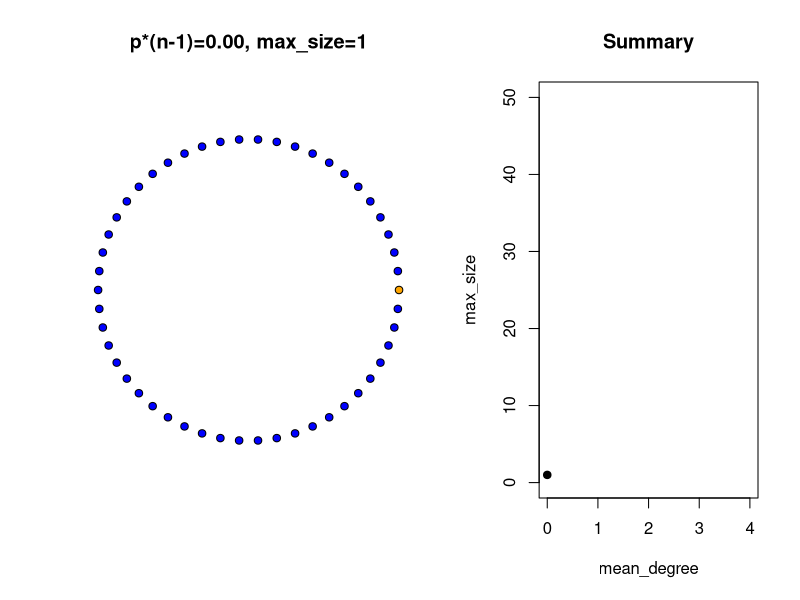
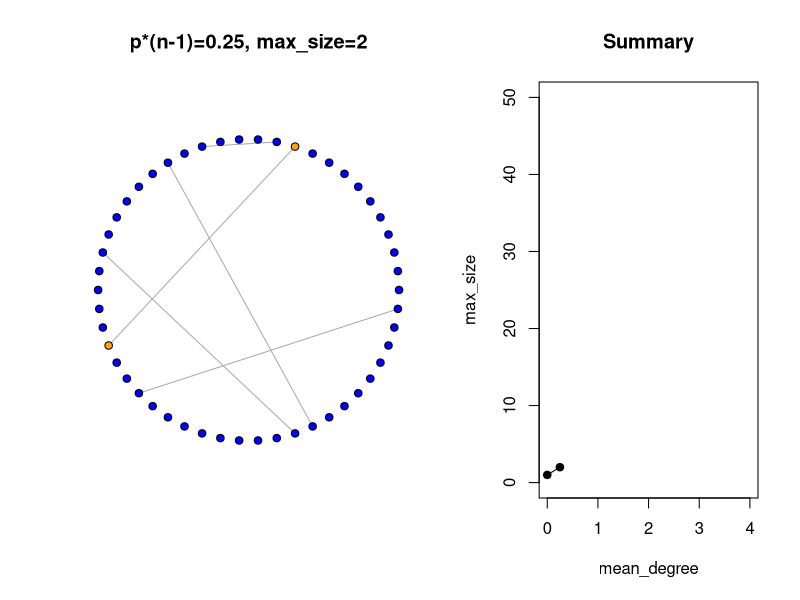
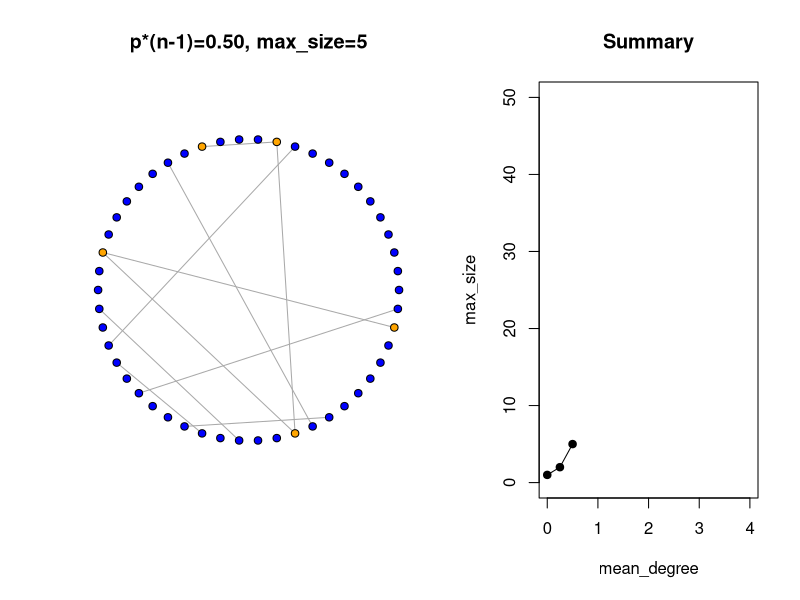
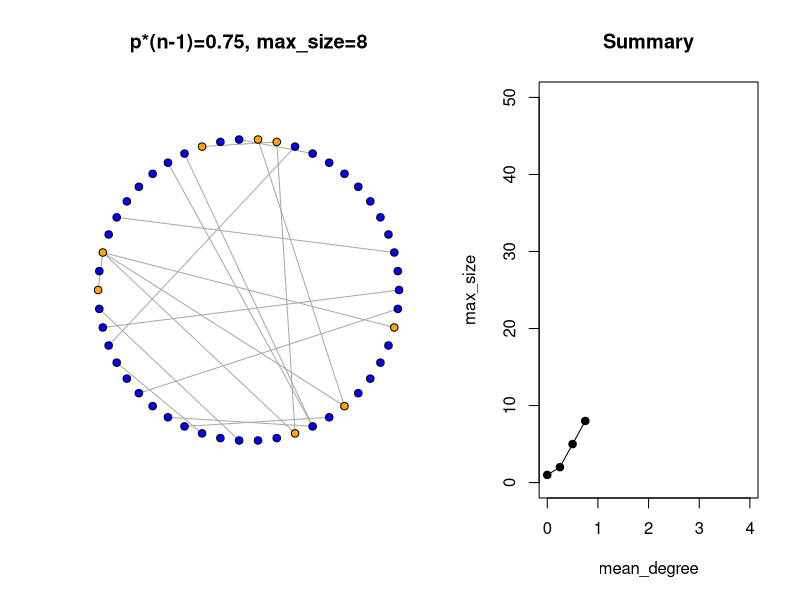
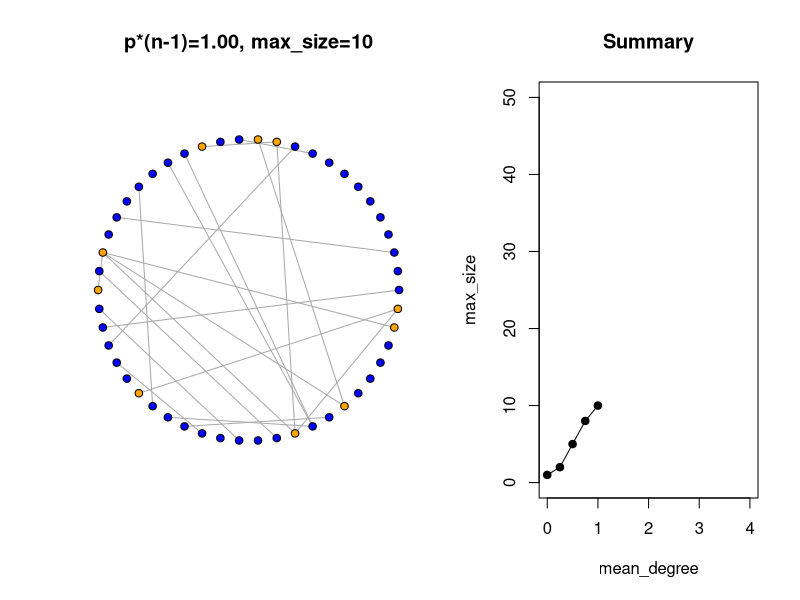
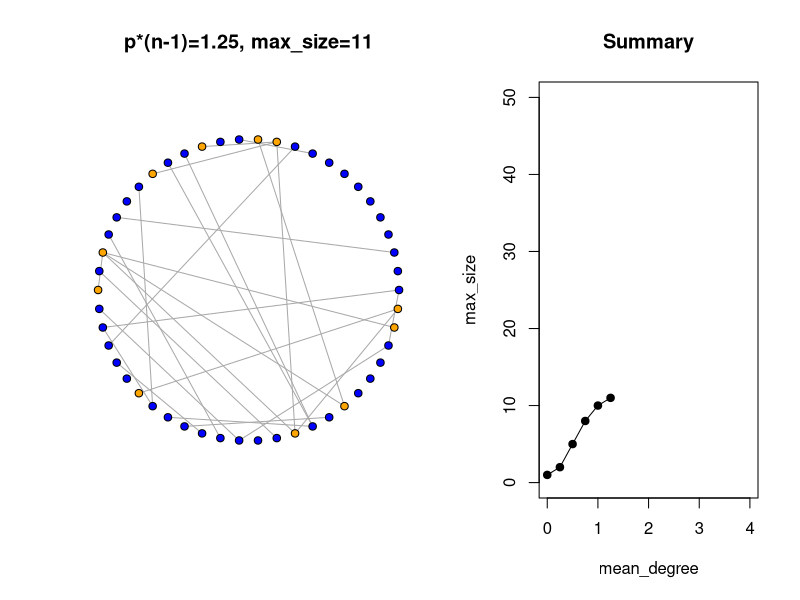
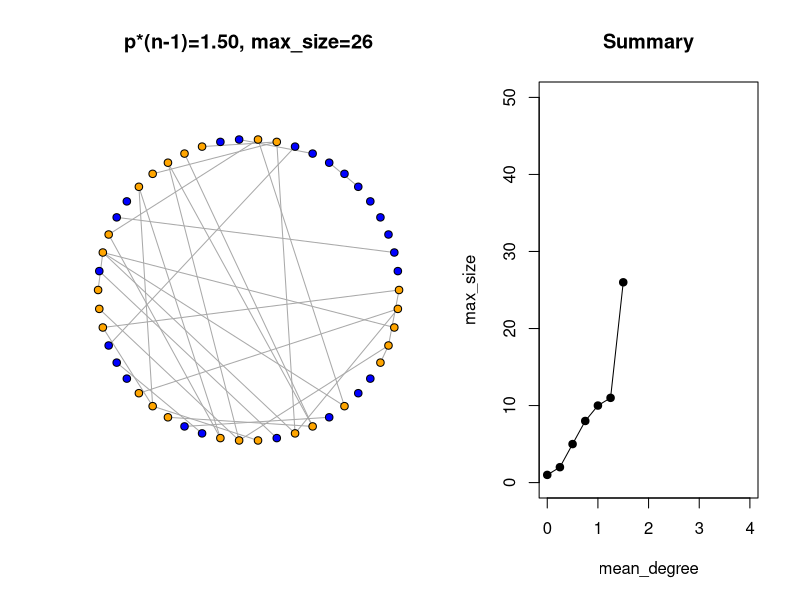
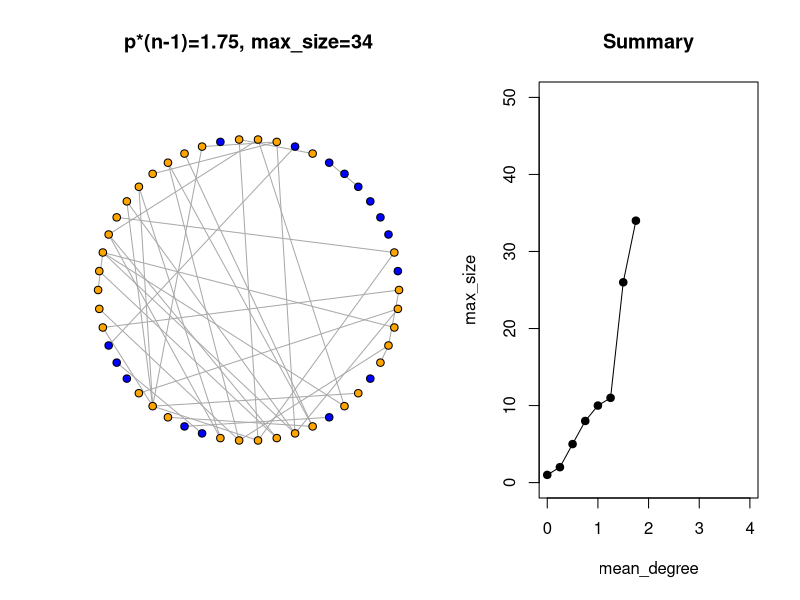

The R script that drew these images, in order:
## ---- chunk 1
knitr::opts_chunk$set(echo = TRUE)
## ---- chunk 2
library(igraph)

make_graph = function(n, p, seed=1) {
  set.seed(seed)
  probs = runif(n*(n-1)/2)
  k = 1
  edges = NULL
  for (i in 1:(n-1)) {
    for (j in (i+1):n) {
      if (probs[k] < p) {
        edges = c(edges, c(i, j))
      }
      k = k + 1
    }
  }
  return(graph(edges=edges, n=n, directed=F))
}

plot_graph = function(g, main="", layout=layout_in_circle, vsize=5) {
  comp = components(g)
  max_comp = (comp$membership == which.max(comp$csize))
  special = ifelse(max_comp, "orange", "blue")
  plot(g, layout=layout, vertex.size=vsize, vertex.label=NA,
       vertex.color=special, main=main)
}
## ---- chunk 3
n = 50
mean_degree = c(seq(0, 4, 0.25))
max_size = NULL
for (i in 1:length(mean_degree)) {
  d = mean_degree[i]
  p = d / (n-1)
  g = make_graph(n, p)
  max_size[i] = max(components(g)$csize)
  
  layout(matrix(c(1, 2), 1), c(4, 3))
  plot_graph(
    g, layout=layout_in_circle,
    main=paste0("p*(n-1)=", sprintf("%.2f", d), ", max_size=", max_size[i]))
  plot(c(0, max(mean_degree)), c(0, n), type="n",
       main="Summary", xlab="mean_degree", ylab="max_size")
  lines(mean_degree[1:i], max_size, type="o", pch=19)
}
## ---- chunk 4
n = 500
mean_degree = c(seq(0, 6, 0.25))
max_size = NULL
for (i in 1:length(mean_degree)) {
  d = mean_degree[i]
  p = d / (n-1)
  g = make_graph(n, p)
  max_size[i] = max(components(g)$csize)
  
  layout(matrix(c(1, 2), 1), c(4, 3))
  plot_graph(
    g, layout=layout_on_sphere,
    main=paste0("p*(n-1)=", sprintf("%.2f", d), ", max_size=", max_size[i]))
  plot(c(0, max(mean_degree)), c(0, n), type="n",
       main="Summary", xlab="mean_degree", ylab="max_size")
  lines(mean_degree[1:i], max_size, type="o", pch=19)
}
